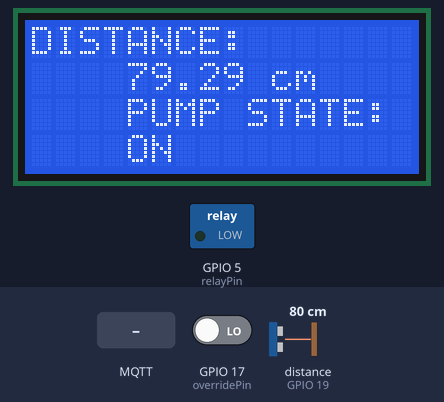
Bench run of a sketch on a simulated ESP32. Shown: 16×4 character LCD, switched loads named in the sketch (green lamp = pin HIGH). Wiring (inferred from the names in the program): ultrasonic range finder: trigger GPIO 18; echo GPIO 19. The test bench sets the inputs (shaded band); at power-on: distance to the obstacle (sensor on GPIO 19) 80 cm, GPIO 17 (overridePin) LOW. The echo pulse lasts 58.3 µs per cm; WiFi joins after 1.5 s; servers stay silent unless stated; no MQTT or app messages arrive unless stated; pins used as bus, display or sensor lines are not drawn; what the sketch prints to the serial monitor is not drawn.

Above: at 2.8 s.
2.9 s: distance to the obstacle (sensor on GPIO 19) set to 23 cm
At 5.0 s:
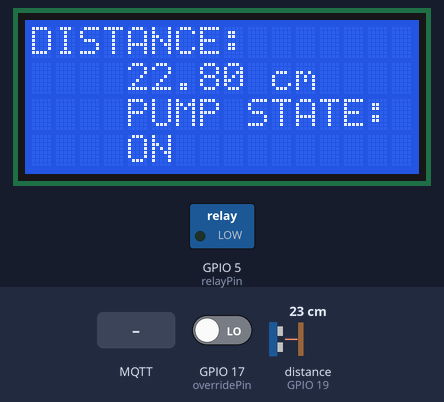
5.3 s: distance to the obstacle (sensor on GPIO 19) set to 18 cm
At 6.6 s:
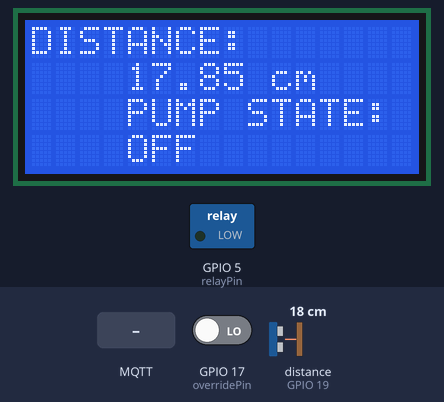
7.4 s: MQTT message "on" arrives on the first subscribed topic
At 9.2 s:
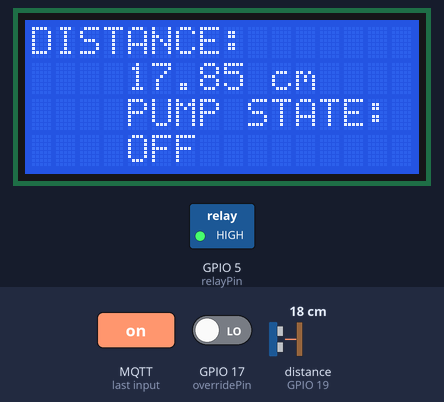
9.5 s: GPIO 17 (overridePin) driven HIGH
At 11.1 s:
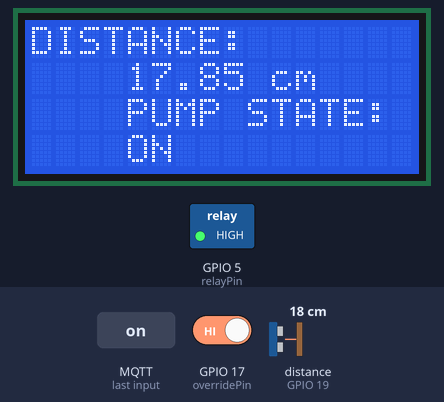
11.7 s: MQTT message "off" arrives on the first subscribed topic
At 12.7 s:
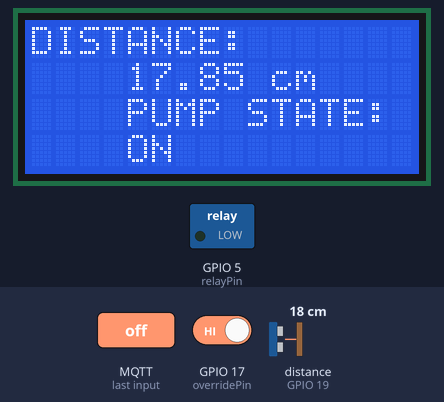
13.8 s: distance to the obstacle (sensor on GPIO 19) set to 2 cm
At 15.4 s:
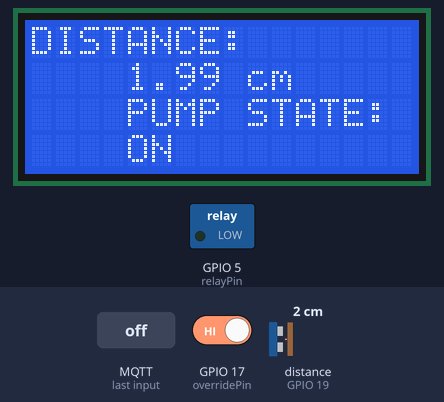
Timing chart, 0 to 16.9 s (numbered marks = the images above; inputs shaded):
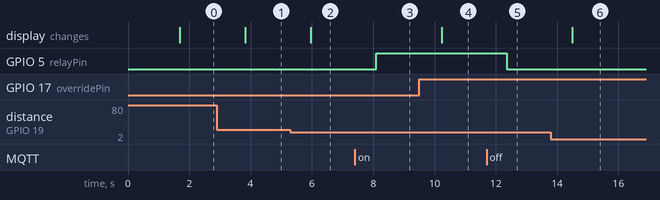

Measured:
- the behaviour switches between 21 and 20 cm on distance to the obstacle (sensor on GPIO 19) (found by bisection; images 1 and 2)
- after the input at 2.9 s, the display: changes after 0.93 s (image 1)
- after the input at 5.3 s, the display: changes after 0.66 s (image 2)
- after the input at 7.4 s, GPIO 5 (relayPin): LOW → HIGH after 0.70 s
- after the input at 9.5 s, the display: changes after 0.73 s (image 4)
- after the input at 11.7 s, GPIO 5 (relayPin): HIGH → LOW after 0.66 s
- after the input at 13.8 s, the display: changes after 0.69 s (image 6)

The sketch:

soma_tank_ard_.ino
```cpp
#include <Wire.h>
#include <LiquidCrystal_I2C.h>
#include <WiFi.h>
#include <PubSubClient.h>

LiquidCrystal_I2C lcd(0x27,16,4);  // set the LCD address to 0x27 for a 16 chars and 4 line display
WiFiClient espClient;
PubSubClient client(espClient);

// defines pins numbers
#define trigPin 18 // ultrasonic trigger pin
#define echoPin 19 // ultrasonic echo pin
#define relayPin 5 //relay trigger pin
#define overridePin 17 // manual override pin

// defines variables
long duration;
float distance;
long lastMsg = 0;
long prevTime = 0;
byte pumpStatus = LOW;
byte pumpState = LOW;

const char* ssid = "kinko";
const char* password = "the quadzilla";
const char* mqtt_server = "91.121.93.94";

void setup()
{
  pinMode(trigPin, OUTPUT); // Sets the trigPin as an Output
  pinMode(echoPin, INPUT); // Sets the echoPin as an Input
  pinMode(relayPin, OUTPUT); // sets the relay trigger pin as output
  pinMode(overridePin, INPUT);
  lcd.init();                      // initialize the lcd
  lcd.backlight();
  Serial.begin(115200);
  digitalWrite(relayPin, LOW); // turns actuator off
  setup_wifi();
  client.setServer(mqtt_server, 1883);
  client.setCallback(callback);
  reconnect(); // to make sure the connection was successful.
}
void loop()
{
    // Clears the trigPin
  digitalWrite(trigPin, LOW);
  delayMicroseconds(2);
  // Sets the trigPin on HIGH state for 10 micro seconds
  digitalWrite(trigPin, HIGH);
  delayMicroseconds(10);
  digitalWrite(trigPin, LOW);
  // Reads the echoPin, returns the sound wave travel time in microseconds
  duration = pulseIn(echoPin, HIGH);
  // Calculating the distance
  distance = duration * 0.017;
  client.loop();
  while (!client.connected())
  {
    client.connect("espClient");
  }

  client.subscribe("esp32/output");
  client.loop();
   long now = millis();
   if (now - lastMsg >= 1000) {
        lastMsg = now;
        // Convert the value to a char array
        char distString[8];
        dtostrf(distance, 1, 2, distString);
        client.publish("esp32/distance", distString);
   }
  if (distance > 20.0 && distance < 400.0)
  {
    pumpState = HIGH;
    prints(distance);
    clr(3, 0);
    if (digitalRead(17) || relayPin)
    {
       lcd.print("ON");
    }
   }

    else
    {
      pumpState = LOW;
      prints(distance);
      clr(3, 0);
      if (digitalRead(17))
      {
        lcd.print("ON");
      }
      else
      {
        lcd.print("OFF");
      }
     }
    client.setCallback(callback);
    if(pumpState)
    {
      if (!pumpStatus)
      {
        digitalWrite(relayPin, LOW);
      }
      else
      {
        digitalWrite(relayPin, HIGH);
      }
    }
    else if (!pumpState)
    {
      if (pumpStatus)
      {
        digitalWrite(relayPin, HIGH);
      }
      else
      {
        digitalWrite(relayPin, LOW);
      }
    }
    delay(1000);
}

/**
 * prints - prints recursive strings on the LCD display
 * @distance: the distance to display
 */
void prints(float distance)
{
  lcd.setCursor(0, 0); // Sets the location at which subsequent text written to the LCD will be displayed
  lcd.print("DISTANCE: "); // Prints string "Distance" on the LCD
  clr(1, 4);
  lcd.print(String(distance) + " cm"); // Prints the distance value from the sensor
  //lcd.print(" cm");
  lcd.setCursor(0, 2);
  lcd.print("PUMP STATE: ");
      // Prints the distance on the Serial Monitor
   Serial.println("Distance: " + String(distance) + " cm");
}

/*
* clr - clear the specified @line of the LCD display and sets the cursor at the start of the line
* @line: the line of the LCD display to be cleared.
* @col: where to set the cursor within the specified @line.
*/
void clr(int line, int col)
{
        lcd.setCursor(0, line);
        for(int n = 0; n < 16; n++) // 16 indicates symbols in line. For 2x20 LCD write - 20
        {
                lcd.print(" ");
        }
        lcd.setCursor(col, line);
}

void setup_wifi() {
  delay(10);
  // We start by connecting to a WiFi network
  Serial.println();
  Serial.println("Connecting to " + String(ssid));

  WiFi.begin(ssid, password);

  while (WiFi.status() != WL_CONNECTED) {
    long now = millis();
      if (now - prevTime > 100) {
        prevTime = now;
        Serial.print(".");
      }
  }

  Serial.println("");
  Serial.println("WiFi connected");
  Serial.println("IP address: ");
  Serial.println(WiFi.localIP());
}

void callback(char* topic, byte* message, unsigned int length) {
  Serial.println("Message arrived on topic: " + String(topic) + ". Message: ");
  String messageDist;

  for (int i = 0; i < length; i++) {
    Serial.print((char)message[i]);
    messageDist += (char)message[i];
  }
  Serial.println();

  // If a message is received on the topic esp32/output, you check if the message is either "on" or "off".
  // Changes the output state according to the message
  if (String(topic) == "esp32/output") {
    Serial.print("Changing output to ");
    if(messageDist == "on"){
      Serial.println("on");
      pumpStatus = HIGH;
    }
    else if(messageDist == "off"){
      Serial.println("off");
      pumpStatus = LOW;
    }
  }
}

void reconnect() {
  // Loop until we're reconnected
  while (!client.connected()) {
    Serial.print("Attempting MQTT connection...");
    // Attempt to connect
    if (client.connect("espClient")) {
      Serial.println("connected");
      // Subscribe
      client.subscribe("esp32/output");
    } else {
      Serial.println("failed, rc=" + String(client.state()) + " try again in 5 seconds");
      // Wait 5 seconds before retrying
    }
  }
}
```
